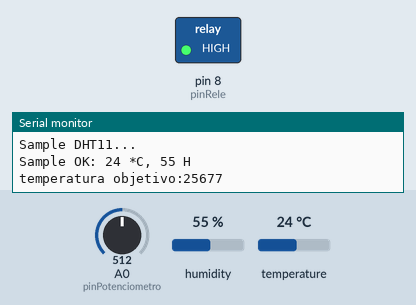
Bench run of a sketch on a simulated Arduino Uno, built with avr-gcc and run on an emulated ATmega328P. Parts: switched loads named in the sketch (green lamp = pin HIGH), the last lines printed to the serial monitor. Inputs (shaded band) come from the test bench; at power-on: A0 (pinPotenciometro) = 512, humidity 55 %, temperature 24 °C.

Above: at 2.3 s.
2.4 s: A0 (pinPotenciometro) set to 640
4.5 s: A0 (pinPotenciometro) set to 660
At 6.0 s:
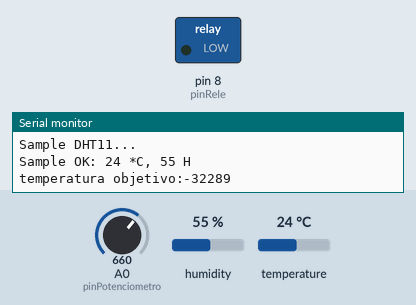
6.6 s: A0 (pinPotenciometro) set to 511
At 8.8 s:
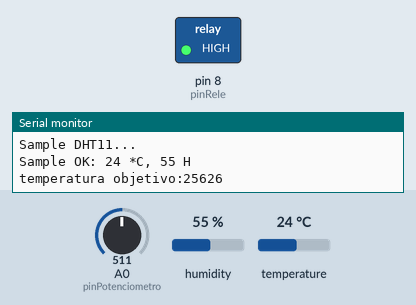
9.1 s: A0 (pinPotenciometro) set to 716
At 9.7 s:
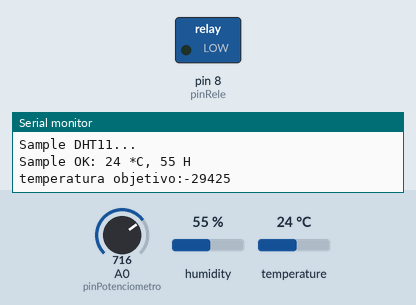
Timing chart, 0 to 12.1 s (numbered marks = the images above; inputs shaded):
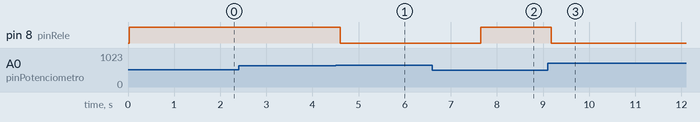

Measured:
- the behaviour switches between 650 and 651 on A0 (pinPotenciometro) (found by bisection; images 0 and 1)
- after the input at 4.5 s, pin 8 (pinRele): HIGH → LOW after 0.10 s
- after the input at 6.6 s, pin 8 (pinRele): LOW → HIGH after 1.0 s
- after the input at 9.1 s, pin 8 (pinRele): HIGH → LOW after 0.07 s

The sketch:

TermostatoRegulableDHT11.ino
```cpp
#include <SimpleDHT.h>

// Basado en el ejemplo DHT11Default de la la librería SimpleDHT

// DHT11,
//      VCC: 5V or 3V
//      GND: GND
//      DATA: 2
// Rele
//      VCC: 5V
//      GND: GND
//      S:  8
// Potenciometro
//      Pin derecho: 5V
//      Pin Centroal:  A0
//      Pin izquierdo: GND

int pinSensorDHT = 2;
int pinRele = 8;
int pinPotenciometro = A0;

SimpleDHT11 sensorSalon(pinSensorDHT);

void setup() {
  Serial.begin(115200);
  pinMode(pinRele,OUTPUT);
}

void loop() {
  // start working...
  Serial.println("=================================");
  Serial.println("Sample DHT11...");

  // read without samples.
  byte temperature = 0;
  byte humidity = 0;
  int err = sensorSalon.read(&temperature, &humidity, NULL);
  if (err != SimpleDHTErrSuccess) {
    Serial.print("Read DHT11 failed, err=");
    Serial.println(err);delay(1000);
  }  else   {
    Serial.print("Sample OK: ");
    Serial.print((int)temperature); Serial.print(" *C, ");
    Serial.print((int)humidity); Serial.println(" H");
  }

  int vPotenciometro = analogRead(pinPotenciometro);
  int temperatura = map(vPotenciometro,10,30,0,1023);
  Serial.print("temperatura objetivo:");
  Serial.println(temperatura);

  if(temperature < temperatura){
     digitalWrite(pinRele,HIGH);
  } else{
     digitalWrite(pinRele,LOW);
  }

  // DHT11 sampling rate is 1HZ.
  delay(1500);
}
```
